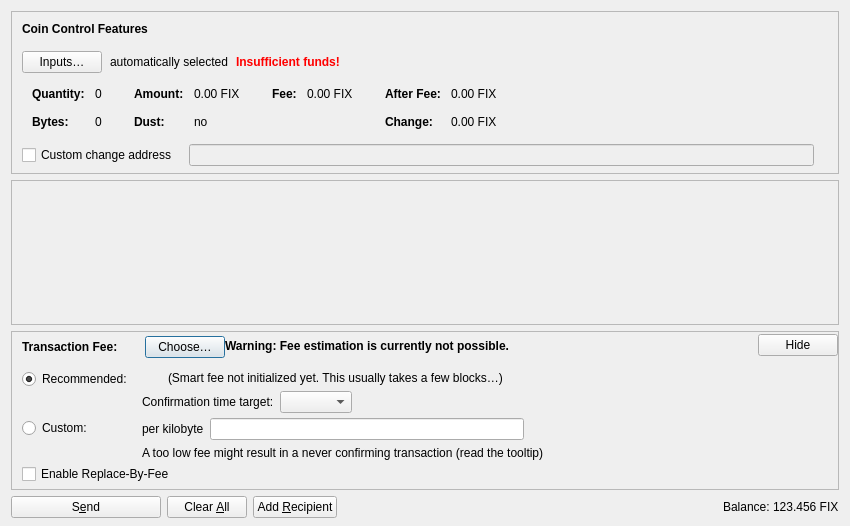
<?xml version="1.0" encoding="UTF-8"?>
<ui version="4.0">
 <class>SendCoinsDialog</class>
 <widget class="QDialog" name="SendCoinsDialog">
  <property name="geometry">
   <rect>
    <x>0</x>
    <y>0</y>
    <width>850</width>
    <height>526</height>
   </rect>
  </property>
  <property name="windowTitle">
   <string>Send Coins</string>
  </property>
  <layout class="QVBoxLayout" name="verticalLayout" stretch="0,1,0,0">
   <property name="bottomMargin">
    <number>8</number>
   </property>
   <item>
    <widget class="QFrame" name="frameCoinControl">
     <property name="sizePolicy">
      <sizepolicy hsizetype="Expanding" vsizetype="Expanding">
       <horstretch>0</horstretch>
       <verstretch>0</verstretch>
      </sizepolicy>
     </property>
     <property name="maximumSize">
      <size>
       <width>16777215</width>
       <height>16777215</height>
      </size>
     </property>
     <property name="frameShape">
      <enum>QFrame::StyledPanel</enum>
     </property>
     <property name="frameShadow">
      <enum>QFrame::Sunken</enum>
     </property>
     <layout class="QVBoxLayout" name="verticalLayoutCoinControl2">
      <property name="spacing">
       <number>0</number>
      </property>
      <property name="leftMargin">
       <number>0</number>
      </property>
      <property name="topMargin">
       <number>0</number>
      </property>
      <property name="rightMargin">
       <number>0</number>
      </property>
      <property name="bottomMargin">
       <number>6</number>
      </property>
      <item>
       <layout class="QVBoxLayout" name="verticalLayoutCoinControl" stretch="0,0,0,0,1">
        <property name="spacing">
         <number>0</number>
        </property>
        <property name="leftMargin">
         <number>10</number>
        </property>
        <property name="topMargin">
         <number>10</number>
        </property>
        <item>
         <layout class="QHBoxLayout" name="horizontalLayoutCoinControl1">
          <property name="bottomMargin">
           <number>15</number>
          </property>
          <item>
           <widget class="QLabel" name="labelCoinControlFeatures">
            <property name="sizePolicy">
             <sizepolicy hsizetype="Preferred" vsizetype="Maximum">
              <horstretch>0</horstretch>
              <verstretch>0</verstretch>
             </sizepolicy>
            </property>
            <property name="font">
             <font>
              <weight>75</weight>
              <bold>true</bold>
             </font>
            </property>
            <property name="styleSheet">
             <string notr="true">font-weight:bold;</string>
            </property>
            <property name="text">
             <string>Coin Control Features</string>
            </property>
           </widget>
          </item>
         </layout>
        </item>
        <item>
         <layout class="QHBoxLayout" name="horizontalLayoutCoinControl2" stretch="0,0,0,0">
          <property name="spacing">
           <number>8</number>
          </property>
          <property name="bottomMargin">
           <number>10</number>
          </property>
          <item>
           <widget class="QPushButton" name="pushButtonCoinControl">
            <property name="styleSheet">
             <string notr="true"/>
            </property>
            <property name="text">
             <string>Inputs…</string>
            </property>
            <property name="autoDefault">
             <bool>false</bool>
            </property>
           </widget>
          </item>
          <item>
           <widget class="QLabel" name="labelCoinControlAutomaticallySelected">
            <property name="text">
             <string>automatically selected</string>
            </property>
            <property name="margin">
             <number>5</number>
            </property>
           </widget>
          </item>
          <item>
           <widget class="QLabel" name="labelCoinControlInsuffFunds">
            <property name="font">
             <font>
              <weight>75</weight>
              <bold>true</bold>
             </font>
            </property>
            <property name="styleSheet">
             <string notr="true">color:red;font-weight:bold;</string>
            </property>
            <property name="text">
             <string>Insufficient funds!</string>
            </property>
            <property name="margin">
             <number>5</number>
            </property>
           </widget>
          </item>
          <item>
           <spacer name="horizontalSpacerCoinControl">
            <property name="orientation">
             <enum>Qt::Horizontal</enum>
            </property>
            <property name="sizeHint" stdset="0">
             <size>
              <width>40</width>
              <height>1</height>
             </size>
            </property>
           </spacer>
          </item>
         </layout>
        </item>
        <item>
         <widget class="QWidget" name="widgetCoinControl" native="true">
          <property name="sizePolicy">
           <sizepolicy hsizetype="Preferred" vsizetype="Preferred">
            <horstretch>0</horstretch>
            <verstretch>0</verstretch>
           </sizepolicy>
          </property>
          <property name="minimumSize">
           <size>
            <width>0</width>
            <height>0</height>
           </size>
          </property>
          <property name="styleSheet">
           <string notr="true"/>
          </property>
          <layout class="QHBoxLayout" name="horizontalLayoutCoinControl5">
           <property name="leftMargin">
            <number>0</number>
           </property>
           <property name="topMargin">
            <number>0</number>
           </property>
           <property name="rightMargin">
            <number>0</number>
           </property>
           <property name="bottomMargin">
            <number>0</number>
           </property>
           <item>
            <layout class="QHBoxLayout" name="horizontalLayoutCoinControl3" stretch="0,0,0,1">
             <property name="spacing">
              <number>20</number>
             </property>
             <property name="topMargin">
              <number>0</number>
             </property>
             <property name="bottomMargin">
              <number>10</number>
             </property>
             <item>
              <layout class="QFormLayout" name="formLayoutCoinControl1">
               <property name="horizontalSpacing">
                <number>10</number>
               </property>
               <property name="verticalSpacing">
                <number>14</number>
               </property>
               <property name="leftMargin">
                <number>10</number>
               </property>
               <property name="topMargin">
                <number>4</number>
               </property>
               <property name="rightMargin">
                <number>6</number>
               </property>
               <item row="0" column="0">
                <widget class="QLabel" name="labelCoinControlQuantityText">
                 <property name="font">
                  <font>
                   <weight>75</weight>
                   <bold>true</bold>
                  </font>
                 </property>
                 <property name="text">
                  <string>Quantity:</string>
                 </property>
                 <property name="margin">
                  <number>0</number>
                 </property>
                </widget>
               </item>
               <item row="0" column="1">
                <widget class="QLabel" name="labelCoinControlQuantity">
                 <property name="cursor">
                  <cursorShape>IBeamCursor</cursorShape>
                 </property>
                 <property name="contextMenuPolicy">
                  <enum>Qt::ActionsContextMenu</enum>
                 </property>
                 <property name="text">
                  <string notr="true">0</string>
                 </property>
                 <property name="margin">
                  <number>0</number>
                 </property>
                 <property name="textInteractionFlags">
                  <set>Qt::LinksAccessibleByMouse|Qt::TextSelectableByKeyboard|Qt::TextSelectableByMouse</set>
                 </property>
                </widget>
               </item>
               <item row="1" column="0">
                <widget class="QLabel" name="labelCoinControlBytesText">
                 <property name="font">
                  <font>
                   <weight>75</weight>
                   <bold>true</bold>
                  </font>
                 </property>
                 <property name="text">
                  <string>Bytes:</string>
                 </property>
                </widget>
               </item>
               <item row="1" column="1">
                <widget class="QLabel" name="labelCoinControlBytes">
                 <property name="cursor">
                  <cursorShape>IBeamCursor</cursorShape>
                 </property>
                 <property name="contextMenuPolicy">
                  <enum>Qt::ActionsContextMenu</enum>
                 </property>
                 <property name="text">
                  <string notr="true">0</string>
                 </property>
                 <property name="textInteractionFlags">
                  <set>Qt::LinksAccessibleByMouse|Qt::TextSelectableByKeyboard|Qt::TextSelectableByMouse</set>
                 </property>
                </widget>
               </item>
              </layout>
             </item>
             <item>
              <layout class="QFormLayout" name="formLayoutCoinControl2">
               <property name="horizontalSpacing">
                <number>10</number>
               </property>
               <property name="verticalSpacing">
                <number>14</number>
               </property>
               <property name="leftMargin">
                <number>6</number>
               </property>
               <property name="topMargin">
                <number>4</number>
               </property>
               <property name="rightMargin">
                <number>6</number>
               </property>
               <item row="0" column="0">
                <widget class="QLabel" name="labelCoinControlAmountText">
                 <property name="font">
                  <font>
                   <weight>75</weight>
                   <bold>true</bold>
                  </font>
                 </property>
                 <property name="text">
                  <string>Amount:</string>
                 </property>
                 <property name="margin">
                  <number>0</number>
                 </property>
                </widget>
               </item>
               <item row="0" column="1">
                <widget class="QLabel" name="labelCoinControlAmount">
                 <property name="cursor">
                  <cursorShape>IBeamCursor</cursorShape>
                 </property>
                 <property name="contextMenuPolicy">
                  <enum>Qt::ActionsContextMenu</enum>
                 </property>
                 <property name="text">
                  <string notr="true">0.00 FIX</string>
                 </property>
                 <property name="textInteractionFlags">
                  <set>Qt::LinksAccessibleByMouse|Qt::TextSelectableByKeyboard|Qt::TextSelectableByMouse</set>
                 </property>
                </widget>
               </item>
               <item row="1" column="0">
                <widget class="QLabel" name="labelCoinControlLowOutputText">
                 <property name="font">
                  <font>
                   <weight>75</weight>
                   <bold>true</bold>
                  </font>
                 </property>
                 <property name="text">
                  <string>Dust:</string>
                 </property>
                </widget>
               </item>
               <item row="1" column="1">
                <widget class="QLabel" name="labelCoinControlLowOutput">
                 <property name="cursor">
                  <cursorShape>IBeamCursor</cursorShape>
                 </property>
                 <property name="contextMenuPolicy">
                  <enum>Qt::ActionsContextMenu</enum>
                 </property>
                 <property name="text">
                  <string notr="true">no</string>
                 </property>
                 <property name="textInteractionFlags">
                  <set>Qt::LinksAccessibleByMouse|Qt::TextSelectableByKeyboard|Qt::TextSelectableByMouse</set>
                 </property>
                </widget>
               </item>
              </layout>
             </item>
             <item>
              <layout class="QFormLayout" name="formLayoutCoinControl3">
               <property name="horizontalSpacing">
                <number>10</number>
               </property>
               <property name="verticalSpacing">
                <number>14</number>
               </property>
               <property name="leftMargin">
                <number>6</number>
               </property>
               <property name="topMargin">
                <number>4</number>
               </property>
               <property name="rightMargin">
                <number>6</number>
               </property>
               <item row="0" column="0">
                <widget class="QLabel" name="labelCoinControlFeeText">
                 <property name="font">
                  <font>
                   <weight>75</weight>
                   <bold>true</bold>
                  </font>
                 </property>
                 <property name="text">
                  <string>Fee:</string>
                 </property>
                 <property name="margin">
                  <number>0</number>
                 </property>
                </widget>
               </item>
               <item row="0" column="1">
                <widget class="QLabel" name="labelCoinControlFee">
                 <property name="cursor">
                  <cursorShape>IBeamCursor</cursorShape>
                 </property>
                 <property name="contextMenuPolicy">
                  <enum>Qt::ActionsContextMenu</enum>
                 </property>
                 <property name="text">
                  <string notr="true">0.00 FIX</string>
                 </property>
                 <property name="textInteractionFlags">
                  <set>Qt::LinksAccessibleByMouse|Qt::TextSelectableByKeyboard|Qt::TextSelectableByMouse</set>
                 </property>
                </widget>
               </item>
              </layout>
             </item>
             <item>
              <layout class="QFormLayout" name="formLayoutCoinControl4">
               <property name="horizontalSpacing">
                <number>10</number>
               </property>
               <property name="verticalSpacing">
                <number>14</number>
               </property>
               <property name="leftMargin">
                <number>6</number>
               </property>
               <property name="topMargin">
                <number>4</number>
               </property>
               <property name="rightMargin">
                <number>6</number>
               </property>
               <item row="0" column="0">
                <widget class="QLabel" name="labelCoinControlAfterFeeText">
                 <property name="font">
                  <font>
                   <weight>75</weight>
                   <bold>true</bold>
                  </font>
                 </property>
                 <property name="text">
                  <string>After Fee:</string>
                 </property>
                 <property name="margin">
                  <number>0</number>
                 </property>
                </widget>
               </item>
               <item row="0" column="1">
                <widget class="QLabel" name="labelCoinControlAfterFee">
                 <property name="cursor">
                  <cursorShape>IBeamCursor</cursorShape>
                 </property>
                 <property name="contextMenuPolicy">
                  <enum>Qt::ActionsContextMenu</enum>
                 </property>
                 <property name="text">
                  <string notr="true">0.00 FIX</string>
                 </property>
                 <property name="textInteractionFlags">
                  <set>Qt::LinksAccessibleByMouse|Qt::TextSelectableByKeyboard|Qt::TextSelectableByMouse</set>
                 </property>
                </widget>
               </item>
               <item row="1" column="0">
                <widget class="QLabel" name="labelCoinControlChangeText">
                 <property name="font">
                  <font>
                   <weight>75</weight>
                   <bold>true</bold>
                  </font>
                 </property>
                 <property name="text">
                  <string>Change:</string>
                 </property>
                </widget>
               </item>
               <item row="1" column="1">
                <widget class="QLabel" name="labelCoinControlChange">
                 <property name="cursor">
                  <cursorShape>IBeamCursor</cursorShape>
                 </property>
                 <property name="contextMenuPolicy">
                  <enum>Qt::ActionsContextMenu</enum>
                 </property>
                 <property name="text">
                  <string notr="true">0.00 FIX</string>
                 </property>
                 <property name="textInteractionFlags">
                  <set>Qt::LinksAccessibleByMouse|Qt::TextSelectableByKeyboard|Qt::TextSelectableByMouse</set>
                 </property>
                </widget>
               </item>
              </layout>
             </item>
            </layout>
           </item>
          </layout>
         </widget>
        </item>
        <item>
         <layout class="QHBoxLayout" name="horizontalLayoutCoinControl4" stretch="0,0,0">
          <property name="spacing">
           <number>12</number>
          </property>
          <property name="sizeConstraint">
           <enum>QLayout::SetDefaultConstraint</enum>
          </property>
          <property name="topMargin">
           <number>5</number>
          </property>
          <property name="rightMargin">
           <number>5</number>
          </property>
          <item>
           <widget class="QCheckBox" name="checkBoxCoinControlChange">
            <property name="toolTip">
             <string>If this is activated, but the change address is empty or invalid, change will be sent to a newly generated address.</string>
            </property>
            <property name="text">
             <string>Custom change address</string>
            </property>
           </widget>
          </item>
          <item>
           <widget class="QValidatedLineEdit" name="lineEditCoinControlChange">
            <property name="enabled">
             <bool>false</bool>
            </property>
            <property name="sizePolicy">
             <sizepolicy hsizetype="Expanding" vsizetype="Fixed">
              <horstretch>0</horstretch>
              <verstretch>0</verstretch>
             </sizepolicy>
            </property>
           </widget>
          </item>
          <item>
           <widget class="QLabel" name="labelCoinControlChangeLabel">
            <property name="sizePolicy">
             <sizepolicy hsizetype="Preferred" vsizetype="Expanding">
              <horstretch>0</horstretch>
              <verstretch>0</verstretch>
             </sizepolicy>
            </property>
            <property name="minimumSize">
             <size>
              <width>0</width>
              <height>0</height>
             </size>
            </property>
            <property name="text">
             <string/>
            </property>
            <property name="margin">
             <number>3</number>
            </property>
           </widget>
          </item>
         </layout>
        </item>
        <item>
         <spacer name="verticalSpacerCoinControl">
          <property name="orientation">
           <enum>Qt::Vertical</enum>
          </property>
          <property name="sizeHint" stdset="0">
           <size>
            <width>800</width>
            <height>1</height>
           </size>
          </property>
         </spacer>
        </item>
       </layout>
      </item>
     </layout>
    </widget>
   </item>
   <item>
    <widget class="QScrollArea" name="scrollArea">
     <property name="widgetResizable">
      <bool>true</bool>
     </property>
     <widget class="QWidget" name="scrollAreaWidgetContents">
      <property name="geometry">
       <rect>
        <x>0</x>
        <y>0</y>
        <width>830</width>
        <height>104</height>
       </rect>
      </property>
      <layout class="QVBoxLayout" name="verticalLayout_2" stretch="0,1">
       <property name="leftMargin">
        <number>0</number>
       </property>
       <property name="topMargin">
        <number>0</number>
       </property>
       <property name="rightMargin">
        <number>0</number>
       </property>
       <property name="bottomMargin">
        <number>0</number>
       </property>
       <item>
        <layout class="QVBoxLayout" name="entries">
         <property name="spacing">
          <number>6</number>
         </property>
        </layout>
       </item>
       <item>
        <spacer name="verticalSpacer">
         <property name="orientation">
          <enum>Qt::Vertical</enum>
         </property>
         <property name="sizeHint" stdset="0">
          <size>
           <width>20</width>
           <height>40</height>
          </size>
         </property>
        </spacer>
       </item>
      </layout>
     </widget>
    </widget>
   </item>
   <item>
    <widget class="QFrame" name="frameFee">
     <property name="sizePolicy">
      <sizepolicy hsizetype="Expanding" vsizetype="Expanding">
       <horstretch>0</horstretch>
       <verstretch>0</verstretch>
      </sizepolicy>
     </property>
     <property name="maximumSize">
      <size>
       <width>16777215</width>
       <height>16777215</height>
      </size>
     </property>
     <property name="frameShape">
      <enum>QFrame::StyledPanel</enum>
     </property>
     <property name="frameShadow">
      <enum>QFrame::Sunken</enum>
     </property>
     <layout class="QVBoxLayout" name="verticalLayoutFee1">
      <property name="spacing">
       <number>0</number>
      </property>
      <property name="leftMargin">
       <number>0</number>
      </property>
      <property name="topMargin">
       <number>0</number>
      </property>
      <property name="rightMargin">
       <number>0</number>
      </property>
      <property name="bottomMargin">
       <number>0</number>
      </property>
      <item>
       <layout class="QVBoxLayout" name="verticalLayoutFee2" stretch="0,0,0">
        <property name="spacing">
         <number>0</number>
        </property>
        <property name="leftMargin">
         <number>10</number>
        </property>
        <property name="topMargin">
         <number>0</number>
        </property>
        <item>
         <layout class="QHBoxLayout" name="horizontalLayoutFee1">
          <property name="bottomMargin">
           <number>0</number>
          </property>
          <item>
           <layout class="QVBoxLayout" name="verticalLayoutFee7">
            <property name="spacing">
             <number>0</number>
            </property>
            <item>
             <spacer name="verticalSpacerSmartFee">
              <property name="orientation">
               <enum>Qt::Vertical</enum>
              </property>
              <property name="sizeType">
               <enum>QSizePolicy::Fixed</enum>
              </property>
              <property name="sizeHint" stdset="0">
               <size>
                <width>1</width>
                <height>4</height>
               </size>
              </property>
             </spacer>
            </item>
            <item>
             <layout class="QHBoxLayout" name="horizontalLayoutSmartFee">
              <property name="spacing">
               <number>10</number>
              </property>
              <item>
               <widget class="QLabel" name="labelFeeHeadline">
                <property name="sizePolicy">
                 <sizepolicy hsizetype="Preferred" vsizetype="Maximum">
                  <horstretch>0</horstretch>
                  <verstretch>0</verstretch>
                 </sizepolicy>
                </property>
                <property name="font">
                 <font>
                  <weight>75</weight>
                  <bold>true</bold>
                 </font>
                </property>
                <property name="styleSheet">
                 <string notr="true">font-weight:bold;</string>
                </property>
                <property name="text">
                 <string>Transaction Fee:</string>
                </property>
               </widget>
              </item>
              <item>
               <widget class="QLabel" name="labelFeeMinimized">
                <property name="text">
                 <string/>
                </property>
               </widget>
              </item>
              <item>
               <widget class="QPushButton" name="buttonChooseFee">
                <property name="text">
                 <string>Choose…</string>
                </property>
               </widget>
              </item>
             </layout>
            </item>
            <item>
             <spacer name="verticalSpacer_5">
              <property name="orientation">
               <enum>Qt::Vertical</enum>
              </property>
              <property name="sizeHint" stdset="0">
               <size>
                <width>1</width>
                <height>1</height>
               </size>
              </property>
             </spacer>
            </item>
           </layout>
          </item>
          <item>
           <widget class="QLabel" name="fallbackFeeWarningLabel">
            <property name="toolTip">
             <string>Using the fallbackfee can result in sending a transaction that will take several hours or days (or never) to confirm. Consider choosing your fee manually or wait until you have validated the complete chain.</string>
            </property>
            <property name="font">
            <font>
                <weight>75</weight>
                <bold>true</bold>
            </font>
            </property>
            <property name="text">
             <string>Warning: Fee estimation is currently not possible.</string>
            </property>
            <property name="wordWrap">
             <bool>false</bool>
            </property>
           </widget>
          </item>
          <item>
           <spacer name="horizontalSpacer_4">
            <property name="orientation">
             <enum>Qt::Horizontal</enum>
            </property>
            <property name="sizeType">
             <enum>QSizePolicy::MinimumExpanding</enum>
            </property>
            <property name="sizeHint" stdset="0">
             <size>
              <width>40</width>
              <height>20</height>
             </size>
            </property>
           </spacer>
          </item>
          <item>
           <widget class="QPushButton" name="buttonMinimizeFee">
            <property name="toolTip">
             <string>Hide transaction fee settings</string>
            </property>
            <property name="text">
             <string>Hide</string>
            </property>
           </widget>
          </item>
         </layout>
        </item>
        <item>
         <widget class="QFrame" name="frameFeeSelection">
          <layout class="QVBoxLayout" name="verticalLayoutFee12">
           <property name="spacing">
            <number>0</number>
           </property>
           <property name="leftMargin">
            <number>0</number>
           </property>
           <property name="topMargin">
            <number>0</number>
           </property>
           <property name="rightMargin">
            <number>0</number>
           </property>
           <property name="bottomMargin">
            <number>0</number>
           </property>
           <item>
            <layout class="QGridLayout" name="gridLayoutFee">
             <property name="topMargin">
              <number>10</number>
             </property>
             <property name="bottomMargin">
              <number>4</number>
             </property>
             <property name="horizontalSpacing">
              <number>10</number>
             </property>
             <property name="verticalSpacing">
              <number>4</number>
             </property>
             <item row="1" column="1">
              <layout class="QVBoxLayout" name="verticalLayoutFee8">
               <property name="spacing">
                <number>6</number>
               </property>
               <item>
                <layout class="QHBoxLayout" name="horizontalLayoutFee13">
                 <item>
                  <widget class="QLabel" name="labelCustomPerKilobyte">
                   <property name="toolTip">
                    <string>Specify a custom fee per kB (1,000 bytes) of the transaction's virtual size.

Note:  Since the fee is calculated on a per-byte basis, a fee rate of "100 satoshis per kvB" for a transaction size of 500 virtual bytes (half of 1 kvB) would ultimately yield a fee of only 50 satoshis.</string>
                   </property>
                   <property name="text">
                    <string>per kilobyte</string>
                   </property>
                  </widget>
                 </item>
                 <item>
                  <widget class="FixedCoinAmountField" name="customFee"/>
                 </item>
                 <item>
                  <spacer name="horizontalSpacer_6">
                   <property name="orientation">
                    <enum>Qt::Horizontal</enum>
                   </property>
                   <property name="sizeHint" stdset="0">
                    <size>
                     <width>1</width>
                     <height>1</height>
                    </size>
                   </property>
                  </spacer>
                 </item>
                </layout>
               </item>
               <item>
                <layout class="QHBoxLayout" name="horizontalLayoutFee8">
                 <item>
                  <widget class="QLabel" name="labelCustomFeeWarning">
                   <property name="enabled">
                    <bool>true</bool>
                   </property>
                   <property name="toolTip">
                    <string>When there is less transaction volume than space in the blocks, miners as well as relaying nodes may enforce a minimum fee. Paying only this minimum fee is just fine, but be aware that this can result in a never confirming transaction once there is more demand for fixedcoin transactions than the network can process.</string>
                   </property>
                   <property name="text">
                    <string>A too low fee might result in a never confirming transaction (read the tooltip)</string>
                   </property>
                  </widget>
                 </item>
                 <item>
                  <spacer name="horizontalSpacer_2">
                   <property name="orientation">
                    <enum>Qt::Horizontal</enum>
                   </property>
                   <property name="sizeHint" stdset="0">
                    <size>
                     <width>1</width>
                     <height>1</height>
                    </size>
                   </property>
                  </spacer>
                 </item>
                </layout>
               </item>
              </layout>
             </item>
             <item row="0" column="0">
              <layout class="QVBoxLayout" name="verticalLayoutFee4" stretch="0,1">
               <item>
                <widget class="QRadioButton" name="radioSmartFee">
                 <property name="text">
                  <string>Recommended:</string>
                 </property>
                 <property name="checked">
                  <bool>true</bool>
                 </property>
                 <attribute name="buttonGroup">
                  <string notr="true">groupFee</string>
                 </attribute>
                </widget>
               </item>
               <item>
                <spacer name="verticalSpacer_2">
                 <property name="orientation">
                  <enum>Qt::Vertical</enum>
                 </property>
                 <property name="sizeHint" stdset="0">
                  <size>
                   <width>1</width>
                   <height>1</height>
                  </size>
                 </property>
                </spacer>
               </item>
              </layout>
             </item>
             <item row="1" column="0">
              <layout class="QVBoxLayout" name="verticalLayoutFee9" stretch="0,1">
               <item>
                <widget class="QRadioButton" name="radioCustomFee">
                 <property name="text">
                  <string>Custom:</string>
                 </property>
                 <attribute name="buttonGroup">
                  <string notr="true">groupFee</string>
                 </attribute>
                </widget>
               </item>
               <item>
                <spacer name="verticalSpacer_6">
                 <property name="orientation">
                  <enum>Qt::Vertical</enum>
                 </property>
                 <property name="sizeHint" stdset="0">
                  <size>
                   <width>1</width>
                   <height>1</height>
                  </size>
                 </property>
                </spacer>
               </item>
              </layout>
             </item>
             <item row="0" column="1">
              <layout class="QVBoxLayout" name="verticalLayoutFee3" stretch="0,0,1">
               <property name="spacing">
                <number>6</number>
               </property>
               <property name="topMargin">
                <number>2</number>
               </property>
               <item>
                <layout class="QHBoxLayout" name="horizontalLayoutFee12">
                 <item>
                  <widget class="QLabel" name="labelSmartFee">
                   <property name="text">
                    <string/>
                   </property>
                  </widget>
                 </item>
                 <item>
                  <widget class="QLabel" name="labelFeeEstimation">
                   <property name="text">
                    <string/>
                   </property>
                  </widget>
                 </item>
                 <item>
                  <widget class="QLabel" name="labelSmartFee2">
                   <property name="text">
                    <string>(Smart fee not initialized yet. This usually takes a few blocks…)</string>
                   </property>
                  </widget>
                 </item>
                 <item>
                  <spacer name="horizontalSpacer_5">
                   <property name="orientation">
                    <enum>Qt::Horizontal</enum>
                   </property>
                   <property name="sizeHint" stdset="0">
                    <size>
                     <width>1</width>
                     <height>1</height>
                    </size>
                   </property>
                  </spacer>
                 </item>
                </layout>
               </item>
               <item>
                <layout class="QHBoxLayout" name="horizontalLayoutFee9">
                 <item>
                  <layout class="QVBoxLayout" name="verticalLayoutFee6">
                   <item>
                    <widget class="QLabel" name="labelSmartFee3">
                     <property name="text">
                      <string>Confirmation time target:</string>
                     </property>
                    </widget>
                   </item>
                  </layout>
                 </item>
                 <item>
                  <layout class="QVBoxLayout" name="verticalLayoutFee5">
                   <property name="rightMargin">
                    <number>30</number>
                   </property>
                   <item>
                    <layout class="QHBoxLayout" name="horizontalLayoutConfTarget">
                     <property name="bottomMargin">
                      <number>0</number>
                     </property>
                     <item>
                      <widget class="QComboBox" name="confTargetSelector"/>
                     </item>
                     <item>
                      <spacer name="horizontalSpacerConfTarget">
                       <property name="orientation">
                        <enum>Qt::Horizontal</enum>
                       </property>
                       <property name="sizeHint" stdset="0">
                        <size>
                         <width>40</width>
                         <height>20</height>
                        </size>
                       </property>
                      </spacer>
                     </item>
                    </layout>
                   </item>
                  </layout>
                 </item>
                </layout>
               </item>
               <item>
                <spacer name="verticalSpacer_4">
                 <property name="orientation">
                  <enum>Qt::Vertical</enum>
                 </property>
                 <property name="sizeHint" stdset="0">
                  <size>
                   <width>1</width>
                   <height>1</height>
                  </size>
                 </property>
                </spacer>
               </item>
              </layout>
             </item>
            </layout>
           </item>
           <item>
            <widget class="QCheckBox" name="optInRBF">
             <property name="text">
              <string>Enable Replace-By-Fee</string>
             </property>
             <property name="toolTip">
              <string>With Replace-By-Fee (BIP-125) you can increase a transaction's fee after it is sent. Without this, a higher fee may be recommended to compensate for increased transaction delay risk.</string>
             </property>
            </widget>
           </item>
          </layout>
         </widget>
        </item>
        <item>
         <spacer name="verticalSpacerFee">
          <property name="orientation">
           <enum>Qt::Vertical</enum>
          </property>
          <property name="sizeHint" stdset="0">
           <size>
            <width>40</width>
            <height>5</height>
           </size>
          </property>
         </spacer>
        </item>
       </layout>
      </item>
     </layout>
    </widget>
   </item>
   <item>
    <layout class="QHBoxLayout" name="horizontalLayout">
     <item>
      <widget class="QPushButton" name="sendButton">
       <property name="minimumSize">
        <size>
         <width>150</width>
         <height>0</height>
        </size>
       </property>
       <property name="toolTip">
        <string>Confirm the send action</string>
       </property>
       <property name="text">
        <string>S&amp;end</string>
       </property>
       <property name="icon">
        <iconset resource="../fixedcoin.qrc">
         <normaloff>:/icons/send</normaloff>:/icons/send</iconset>
       </property>
       <property name="autoDefault">
        <bool>false</bool>
       </property>
       <property name="default">
        <bool>false</bool>
       </property>
      </widget>
     </item>
     <item>
      <widget class="QPushButton" name="clearButton">
       <property name="sizePolicy">
        <sizepolicy hsizetype="Minimum" vsizetype="Fixed">
         <horstretch>0</horstretch>
         <verstretch>0</verstretch>
        </sizepolicy>
       </property>
       <property name="toolTip">
        <string>Clear all fields of the form.</string>
       </property>
       <property name="text">
        <string>Clear &amp;All</string>
       </property>
       <property name="icon">
        <iconset resource="../fixedcoin.qrc">
         <normaloff>:/icons/remove</normaloff>:/icons/remove</iconset>
       </property>
       <property name="autoDefault">
        <bool>false</bool>
       </property>
      </widget>
     </item>
     <item>
      <widget class="QPushButton" name="addButton">
       <property name="toolTip">
        <string>Send to multiple recipients at once</string>
       </property>
       <property name="text">
        <string>Add &amp;Recipient</string>
       </property>
       <property name="icon">
        <iconset resource="../fixedcoin.qrc">
         <normaloff>:/icons/add</normaloff>:/icons/add</iconset>
       </property>
       <property name="autoDefault">
        <bool>false</bool>
       </property>
      </widget>
     </item>
     <item>
      <spacer name="horizontalSpacer">
       <property name="orientation">
        <enum>Qt::Horizontal</enum>
       </property>
       <property name="sizeHint" stdset="0">
        <size>
         <width>40</width>
         <height>20</height>
        </size>
       </property>
      </spacer>
     </item>
     <item>
      <layout class="QHBoxLayout" name="horizontalLayout_2">
       <property name="spacing">
        <number>3</number>
       </property>
       <item>
        <widget class="QLabel" name="labelBalanceName">
         <property name="sizePolicy">
          <sizepolicy hsizetype="Preferred" vsizetype="Fixed">
           <horstretch>0</horstretch>
           <verstretch>0</verstretch>
          </sizepolicy>
         </property>
         <property name="text">
          <string>Balance:</string>
         </property>
        </widget>
       </item>
       <item>
        <widget class="QLabel" name="labelBalance">
         <property name="sizePolicy">
          <sizepolicy hsizetype="Preferred" vsizetype="Fixed">
           <horstretch>0</horstretch>
           <verstretch>0</verstretch>
          </sizepolicy>
         </property>
         <property name="cursor">
          <cursorShape>IBeamCursor</cursorShape>
         </property>
         <property name="text">
          <string notr="true">123.456 FIX</string>
         </property>
         <property name="textInteractionFlags">
          <set>Qt::LinksAccessibleByMouse|Qt::TextSelectableByKeyboard|Qt::TextSelectableByMouse</set>
         </property>
        </widget>
       </item>
      </layout>
     </item>
    </layout>
   </item>
  </layout>
 </widget>
 <customwidgets>
  <customwidget>
   <class>QValidatedLineEdit</class>
   <extends>QLineEdit</extends>
   <header>qt/qvalidatedlineedit.h</header>
  </customwidget>
  <customwidget>
   <class>FixedCoinAmountField</class>
   <extends>QLineEdit</extends>
   <header>qt/fixedcoinamountfield.h</header>
   <container>1</container>
  </customwidget>
 </customwidgets>
 <resources>
  <include location="../fixedcoin.qrc"/>
 </resources>
 <connections/>
 <buttongroups>
  <buttongroup name="groupFee"/>
 </buttongroups>
</ui>
